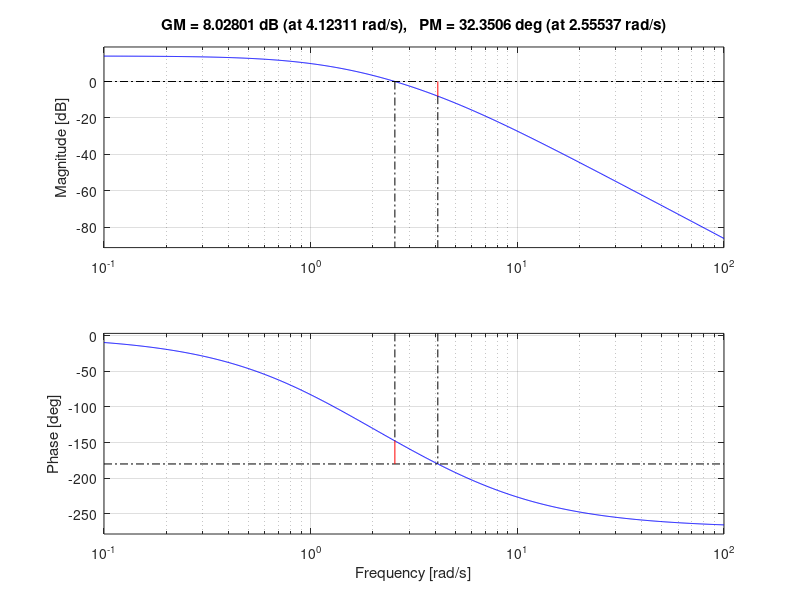

Recreate this plot in MATLAB.
%This is the example from Page 536    kkkkkkk
if 0
	num = 5*[0.1 1];
	f1 = [1 0]; f2 = [0.5 1]; f3 = [1/2500 0.6/50 1];
	den = conv(f1, conv(f2, f3));
	sys = tf(num, den)
	bode(sys)
end
%This is the example from Page 622
if 0
	num = [0.5]; 
	den = [1 2 1 0.5];
	sys = tf(num, den);
	nyquist(sys);
end
%num = 5*[0.1 1];
%f1 = [1 0]; f2 = [0.5 1]; f3 = [1/2500 0.6/50 1];
%den = conv(f1, conv(f2, f3));
%sys = tf(num, den)
z = [];
p = [0, -2, -5];
k = 50;
sys = zpk(z, p, k);

sysc = zpk([0], [-1] ,1);
syst = series(sys, sysc);


%figure(4)
%bode(syst);
%figure(5)
%nyquist(syst);
figure(7)
margin(syst)
